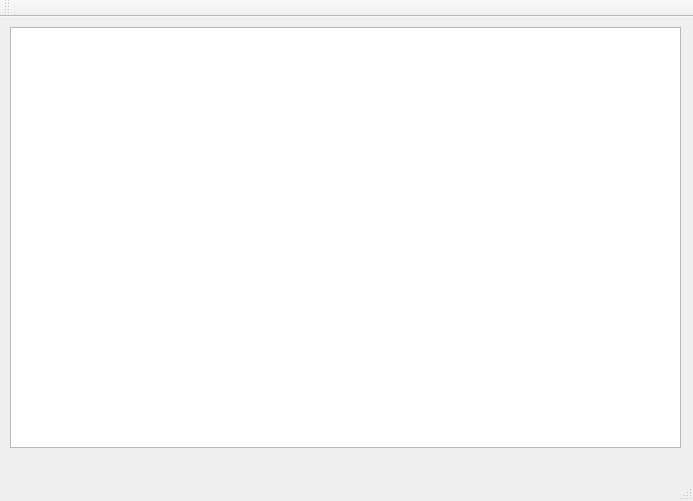
<?xml version="1.0" encoding="UTF-8"?>
<ui version="4.0">
 <class>ViewerQtClass</class>
 <widget class="QMainWindow" name="ViewerQtClass">
  <property name="geometry">
   <rect>
    <x>0</x>
    <y>0</y>
    <width>693</width>
    <height>501</height>
   </rect>
  </property>
  <property name="windowTitle">
   <string>Theseus</string>
  </property>
  <property name="dockOptions">
   <set>QMainWindow::AnimatedDocks</set>
  </property>
  <widget class="QWidget" name="centralWidget">
   <widget class="QGraphicsView" name="graphicsView">
    <property name="geometry">
     <rect>
      <x>10</x>
      <y>10</y>
      <width>671</width>
      <height>421</height>
     </rect>
    </property>
   </widget>
  </widget>
  <widget class="QMenuBar" name="menuBar">
   <property name="geometry">
    <rect>
     <x>0</x>
     <y>0</y>
     <width>693</width>
     <height>21</height>
    </rect>
   </property>
  </widget>
  <widget class="QToolBar" name="mainToolBar">
   <attribute name="toolBarArea">
    <enum>TopToolBarArea</enum>
   </attribute>
   <attribute name="toolBarBreak">
    <bool>true</bool>
   </attribute>
  </widget>
  <widget class="QStatusBar" name="statusBar"/>
 </widget>
 <layoutdefault spacing="6" margin="11"/>
 <resources>
  <include location="viewerqt.qrc"/>
 </resources>
 <connections/>
</ui>
